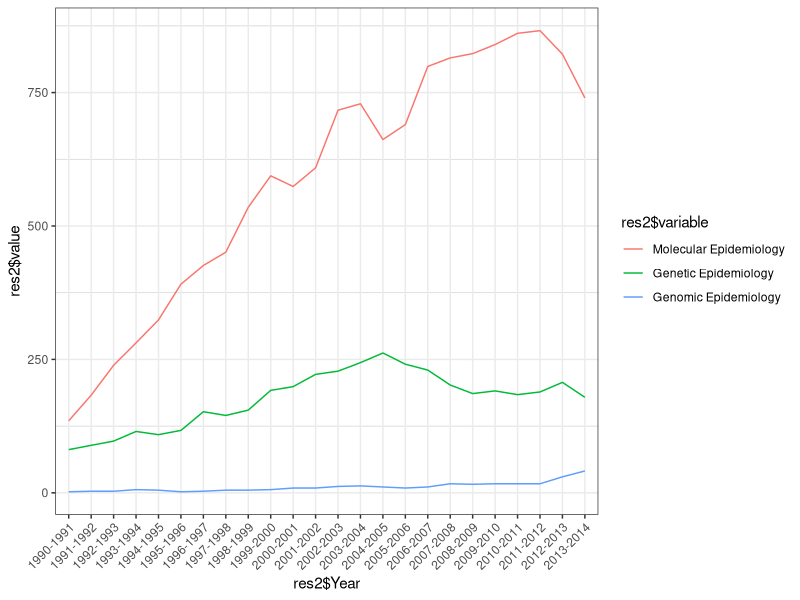

Source code (R):
library(ggplot2)
library(dplyr)
library(reshape2)

res <- read.table("g_scholar_results.txt", sep = '\t', header = T)
colnames(res) <- c("Year", "Molecular Epidemiology", "Genetic Epidemiology", "Genomic Epidemiology")
View(res)
res2 <- melt(res)
plot.new()
g <- ggplot(res2, aes(x = res2$Year, y = res2$value, colour = res2$variable, group = res2$variable ))
g <- g + geom_line()  
g <- g + theme_bw()
g <- g + theme(axis.text.x =element_text(angle = 45, hjust = 1 ))

g <- g + theme(panel.background= element_blank(), panel.grid.minor = element_line(colour='lightgrey'))




plot(g)

